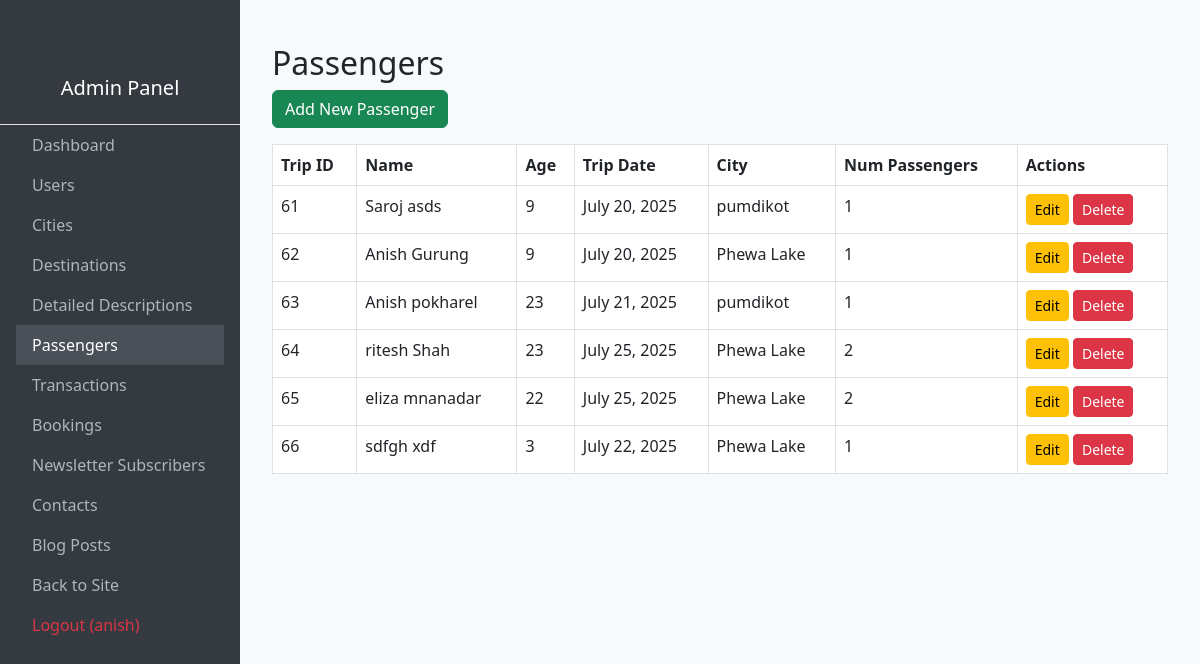
Before: /admin-panel/passengers/ (signed in) with the older database file.
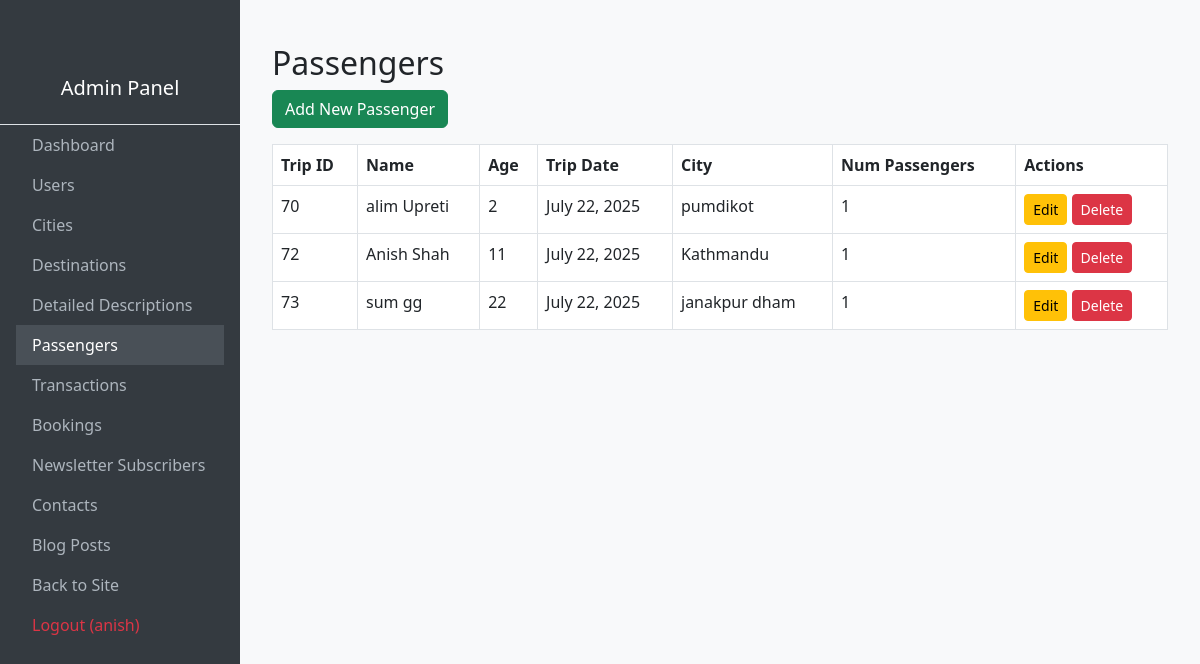
After: the same page with the newer database file.
### yatra/models.py (models this page shows, shortened)
class PassengerDetail(models.Model):
    trip_id = models.AutoField(primary_key=True)
    trip_same_id = models.IntegerField()
    first_name = models.CharField(max_length=100)
    last_name = models.CharField(max_length=100)
    age = models.IntegerField()
    trip_date = models.DateField()
    payment = models.DecimalField(max_digits=10, decimal_places=2)
    user = models.ForeignKey(User, on_delete=models.CASCADE)
    city = models.CharField(max_length=100)
    num_passengers = models.IntegerField(default=1)
    created_at = models.DateTimeField(auto_now_add=True)
    updated_at = models.DateTimeField(auto_now=True)
    approved = models.BooleanField(default=False)
    canceled = models.BooleanField(default=False)
    latitude = models.DecimalField(max_digits=9, decimal_places=6, null=True, blank=True)
    longitude = models.DecimalField(max_digits=9, decimal_places=6, null=True, blank=True)

### adminpanel/views.py (the view)
# urls.py: path('passengers/', views.passenger_list, name='admin_passenger_list'),
@staff_member_required
def passenger_list(request):
    passengers = PassengerDetail.objects.all()
    return render(request, 'adminpanel/passenger_list.html', {'passengers': passengers})

### Templates/adminpanel/passenger_list.html
{% extends "base.html" %}
{% block content %}
<div class="container mt-4">
    <h2>Passengers</h2>
    <a href="{% url 'admin_passenger_create' %}" class="btn btn-success mb-3">Add New Passenger</a>
    <table class="table table-bordered table-hover">
        <thead>
            <tr><th>Trip ID</th><th>Name</th><th>Age</th><th>Trip Date</th><th>City</th><th>Num Passengers</th><th>Actions</th></tr>
        </thead>
        <tbody>
            {% for passenger in passengers %}
            <tr>
                <td>{{ passenger.trip_id }}</td>
                <td>{{ passenger.first_name }} {{ passenger.last_name }}</td>
                <td>{{ passenger.age }}</td>
                <td>{{ passenger.trip_date }}</td>
                <td>{{ passenger.city }}</td>
                <td>{{ passenger.num_passengers }}</td>
                <td>
                    <a href="{% url 'admin_passenger_edit' passenger.trip_id %}" class="btn btn-warning btn-sm">Edit</a>
                    <a href="{% url 'admin_passenger_delete' passenger.trip_id %}" class="btn btn-danger btn-sm">Delete</a>
                </td>
            </tr>
            {% empty %}
            <tr><td colspan="7">No passengers found.</td></tr>
            {% endfor %}
        </tbody>
    </table>
</div>
{% endblock %}

Changed rows visible on the page:
removed PassengerDetail: trip_id "61", first_name "Saroj", last_name "asds", age "9", trip_date "July 20, 2025", city "pumdikot", num_passengers "1"
removed PassengerDetail: trip_id "62", first_name "Anish", last_name "Gurung", age "9", trip_date "July 20, 2025", city "Phewa Lake", num_passengers "1"
removed PassengerDetail: trip_id "63", first_name "Anish", last_name "pokharel", age "23", trip_date "July 21, 2025", city "pumdikot", num_passengers "1"
removed PassengerDetail: trip_id "64", first_name "ritesh", last_name "Shah", age "23", trip_date "July 25, 2025", city "Phewa Lake", num_passengers "2"
removed PassengerDetail: trip_id "65", first_name "eliza", last_name "mnanadar", age "22", trip_date "July 25, 2025", city "Phewa Lake", num_passengers "2"
removed PassengerDetail: trip_id "66", first_name "sdfgh", last_name "xdf", age "3", trip_date "July 22, 2025", city "Phewa Lake", num_passengers "1"
added PassengerDetail: trip_id "70", first_name "alim", last_name "Upreti", age "2", trip_date "July 22, 2025", city "pumdikot", num_passengers "1"
added PassengerDetail: trip_id "72", first_name "Anish", last_name "Shah", age "11", trip_date "July 22, 2025", city "Kathmandu", num_passengers "1"
added PassengerDetail: trip_id "73", first_name "sum", last_name "gg", age "22", trip_date "July 22, 2025", city "janakpur dham", num_passengers "1"
